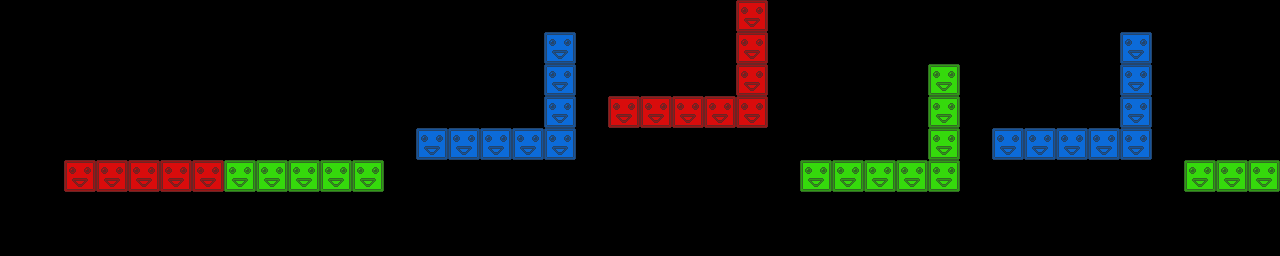

Tiled map render using the project's own tile images. Description and the map definition, with tile-layer contents summarised, below:
An orthogonal 40x8 tile map with 32x32 px tiles, 3 tile layers (red, green, blue) and 8 objects.

<map version="1.0" orientation="orthogonal" renderorder="right-down" width="40" height="8" tilewidth="32" tileheight="32">
 <tileset firstgid="1" name="blocks" tilewidth="32" tileheight="32">
  <image source="blocks.png" width="96" height="32" />
 </tileset>
 <layer name="red" width="40" height="8">
  <data>[320 cells, 13 non-empty, 1 distinct tile ids]</data>
 </layer>
 <layer name="green" width="40" height="8">
  <data>[320 cells, 16 non-empty, 1 distinct tile ids]</data>
 </layer>
 <layer name="blue" width="40" height="8">
  <data>[320 cells, 16 non-empty, 1 distinct tile ids]</data>
 </layer>
 <objectgroup name="crystals">
  <object x="143" y="132">
   <ellipse />
  </object>
  <object x="310" y="131">
   <ellipse />
  </object>
  <object x="466" y="96">
   <ellipse />
  </object>
  <object x="893" y="147">
   <ellipse />
  </object>
  <object x="1038" y="95">
   <ellipse />
  </object>
  <object x="1221" y="136">
   <ellipse />
  </object>
 </objectgroup>
 <objectgroup name="spikes">
  <object x="669" y="15">
   <ellipse />
  </object>
  <object x="824" y="136">
   <ellipse />
  </object>
 </objectgroup>
</map>
